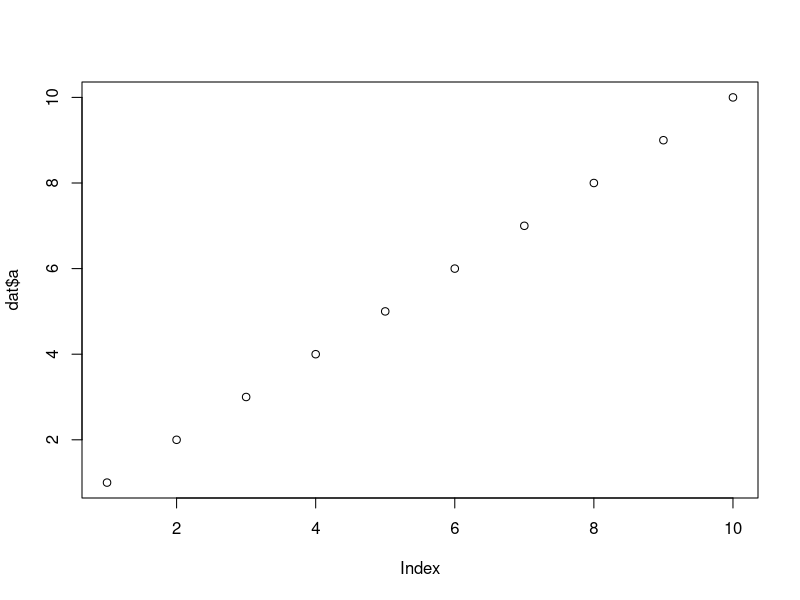

This chart was generated by the following R code:
## ---- chunk 1
#| label: data-load
dat <- data.frame(a=1:10)
## ---- chunk 2
#| label: fig-data
#| fig-cap: Amazing plot

plot(dat$a)
